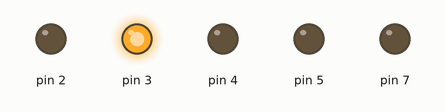
Simulated run of this sketch. Board: Arduino Uno, built with avr-gcc and run on an emulated ATmega328P. Parts: output pins drawn as LEDs (lit = HIGH).

Above: at 0.5 s.
At 1.5 s:
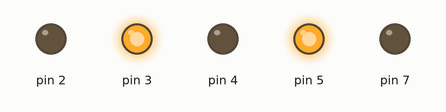
At 2.5 s:
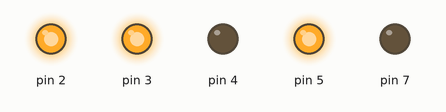
At 3.5 s:
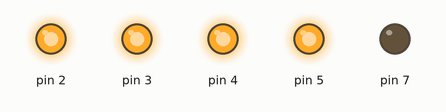
Timing chart, 0 to 4.6 s (numbered marks = the images above):
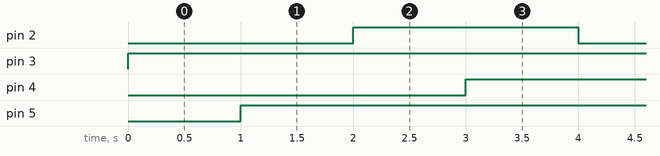

Measured:
- by itself, pin 2, pin 4: alternates HIGH for 2.0 s and LOW for 2.0 s
- by itself, pin 3: LOW → HIGH at 0.00 s
- by itself, pin 5: LOW → HIGH at 1.0 s

The sketch:

RoboV1_2_ino.ino
```cpp
void setup()
{
  pinMode(7, OUTPUT);
  pinMode(2, OUTPUT);
  pinMode(3, OUTPUT);
  pinMode(4, OUTPUT);
  pinMode(5, OUTPUT);
}

void loop()
{
  frente_M1();
  delay(1000);
  frente_M2();
  delay(1000);
  Parar_M1();
  delay(1000);
  Parar_M2();
  delay(1000);

}


void frente_M1()
{
   digitalWrite(2, LOW);
   digitalWrite(3, HIGH);
}
void frente_M2()
{
   digitalWrite(4, LOW);
   digitalWrite(5, HIGH);
}
void Parar_M1()
{
   digitalWrite(2, HIGH);
   digitalWrite(3, HIGH);
}
void Parar_M2()
{
   digitalWrite(4, HIGH);
   digitalWrite(5, HIGH);
}
```
